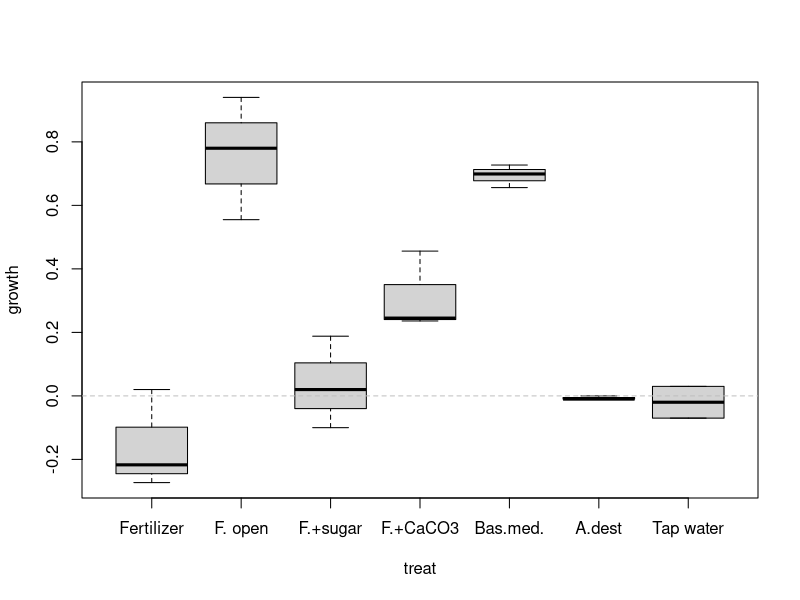
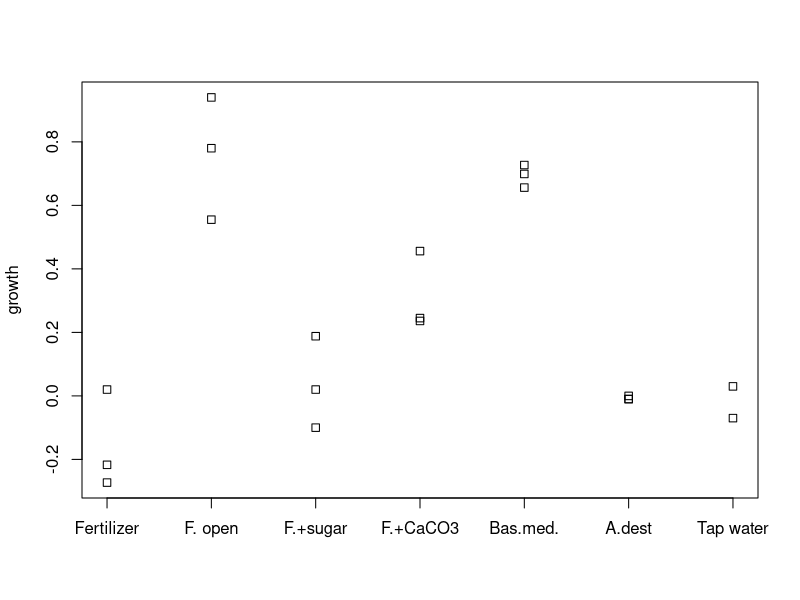
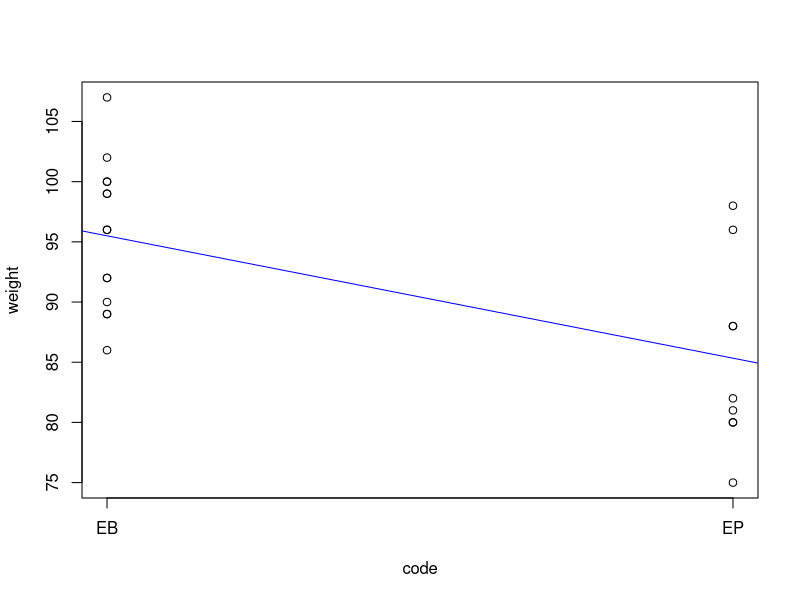
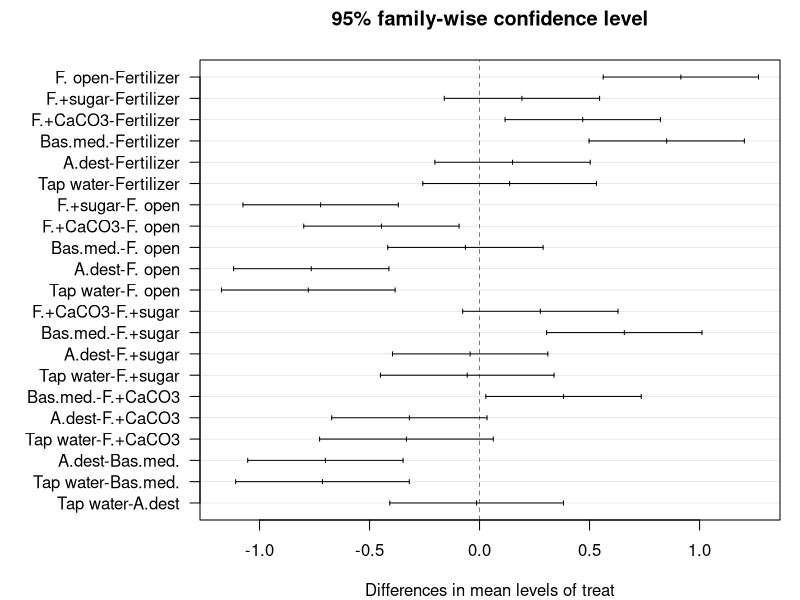
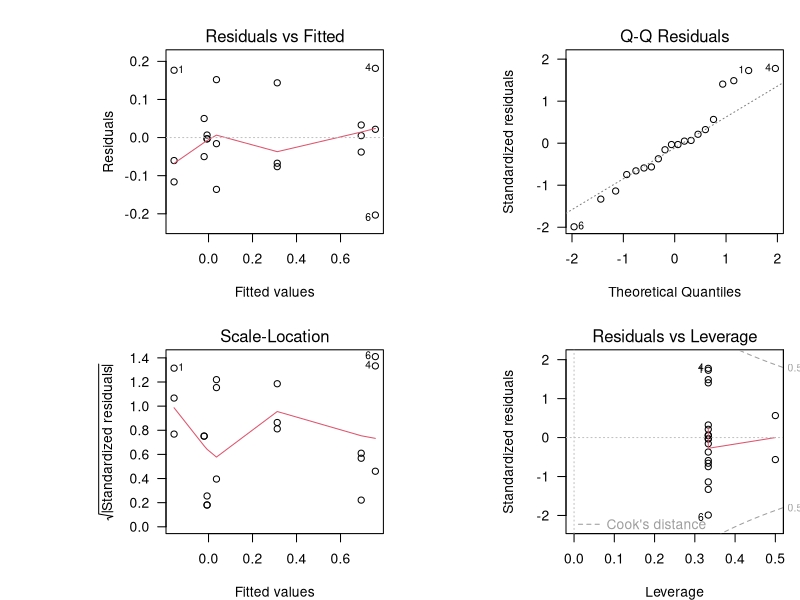
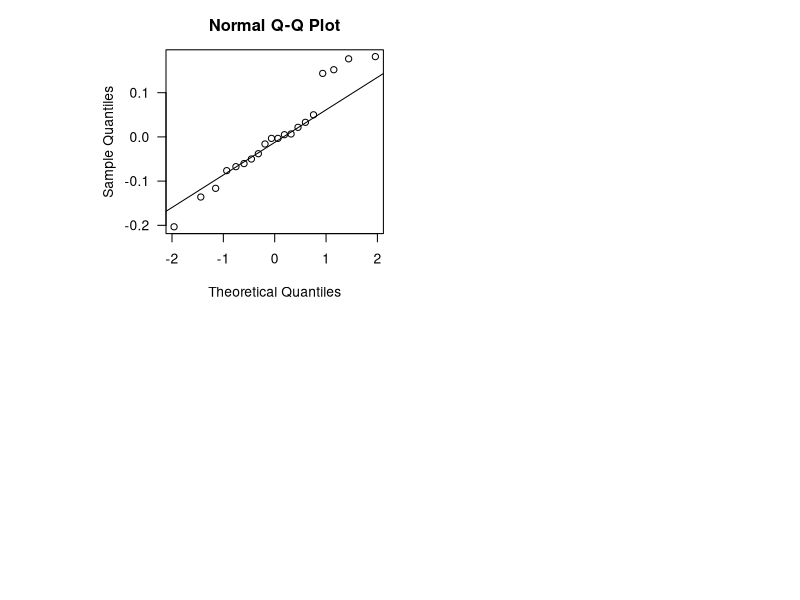
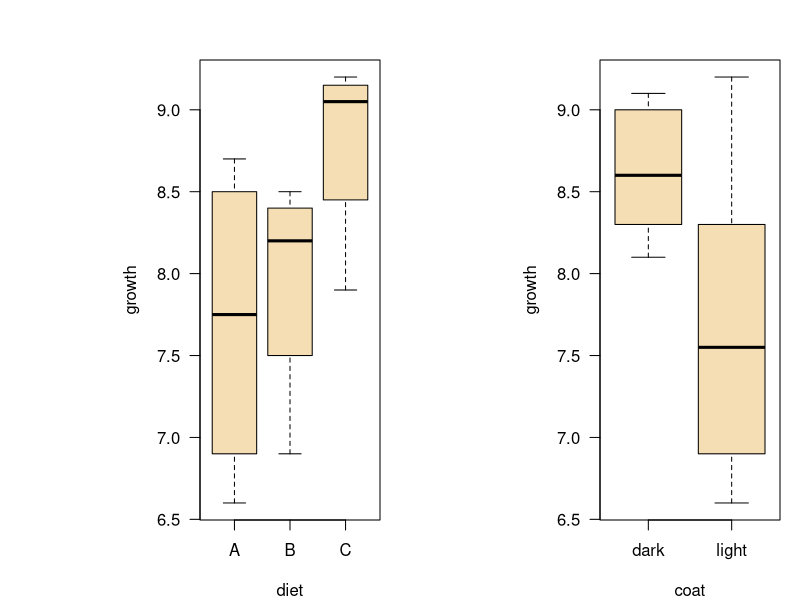
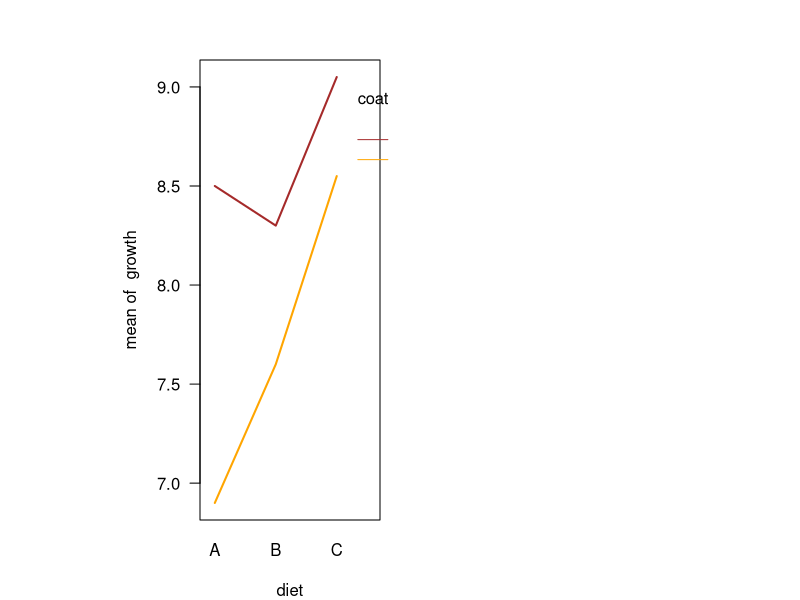

Source code (R) for these figures, in order:
## ---- chunk 1
knitr::opts_chunk$set(echo = FALSE)
library("dplyr")
library("tidyr")
library("kableExtra")
library("car")
mypar <- list(las=1, cex.lab=1.4, cex.axis=1.4, lwd=2)
## ---- chunk 2
algae <- data.frame(
  treat  = factor(c("Fertilizer", "Fertilizer", "Fertilizer", 
             "F. open", "F. open", "F. open", 
             "F.+sugar", "F.+sugar", "F.+sugar", 
             "F.+CaCO3", "F.+CaCO3", "F.+CaCO3", 
             "Bas.med.", "Bas.med.", "Bas.med.", 
             "A.dest", "A.dest", "A.dest", 
             "Tap water", "Tap water"),
             levels=c("Fertilizer", "F. open", "F.+sugar", 
                    "F.+CaCO3", "Bas.med.", "A.dest", "Tap water")),
  rep   = c(1, 2, 3, 1, 2, 3, 1, 2, 3, 1, 2, 3, 1, 2, 3, 1, 2, 3, 1, 2), 
  growth = c(0.02, -0.217, -0.273, 0.94, 0.78, 0.555, 0.188, -0.1, 0.02, 
             0.245, 0.236, 0.456, 0.699, 0.727, 0.656, -0.01, 0, -0.01, 0.03, -0.07)
)

xalgae <- 
  algae |> 
  pivot_wider(id_cols = treat, names_from = rep, values_from = growth, names_prefix = "replicate ")
## ---- chunk 3
#| label: tbl-algae-growth
#| tbl-cap: "Growth from day 2 to day 6 (relative units)"

xalgae |>
  kable('html') |> 
  kable_styling(bootstrap_options = "striped", full_width = FALSE)
## ---- chunk 4
algae |> 
  head(12) |>
  kable('html') |>
  kable_styling(bootstrap_options = c("striped"), full_width = FALSE)
## ---- chunk 5
algae <- data.frame(
  treat  = factor(c("Fertilizer", "Fertilizer", "Fertilizer", 
             "F. open", "F. open", "F. open", 
             "F.+sugar", "F.+sugar", "F.+sugar", 
             "F.+CaCO3", "F.+CaCO3", "F.+CaCO3", 
             "Bas.med.", "Bas.med.", "Bas.med.", 
             "A.dest", "A.dest", "A.dest", 
             "Tap water", "Tap water"),
             levels=c("Fertilizer", "F. open", "F.+sugar", 
                    "F.+CaCO3", "Bas.med.", "A.dest", "Tap water")),
  rep   = c(1, 2, 3, 1, 2, 3, 1, 2, 3, 1, 2, 3, 1, 2, 3, 1, 2, 3, 1, 2), 
  growth = c(0.02, -0.217, -0.273, 0.94, 0.78, 0.555, 0.188, -0.1, 0.02, 
             0.245, 0.236, 0.456, 0.699, 0.727, 0.656, -0.01, 0, -0.01, 0.03, -0.07)
)
## ---- chunk 6
boxplot(growth ~ treat, data = algae)
abline(h = 0, lty = "dashed", col = "grey")
## ---- chunk 7
stripchart(growth ~ treat, data = algae, vertical = TRUE)
## ---- chunk 8
clem <- data.frame(
  brand = c("EP", "EB", "EB", "EB", "EB", "EB", "EB", "EB", "EB", "EB", "EB", 
            "EB", "EB", "EB", "EP", "EP", "EP", "EP", "EP", "EP", "EP", "EB", "EP"),
  weight = c(88, 96, 100, 96, 90, 100, 92, 92, 102, 99, 86, 89, 99, 89, 75, 80, 
             81, 96, 82, 98, 80, 107, 88))
## ---- chunk 9
clem$code <- as.numeric(factor(clem$brand))
clem$code
## ---- chunk 10
plot(weight ~ code, data = clem, axes = FALSE)
m <- lm(weight ~ code, data = clem)
axis(1, at = c(1,2), labels = c("EB", "EP")); axis(2); box()
abline(m, col = "blue")
## ---- chunk 11
(var_tot <- var(clem$weight))
## ---- chunk 12
(var_res <- var(residuals(m)))
## ---- chunk 13
var_tot - var_res
## ---- chunk 14
anova(m)
## ---- chunk 15
t.test(weight ~ code, data = clem, var.equal=TRUE)
## ---- chunk 16
m <- lm(growth ~ treat, data = algae)
## ---- chunk 17
anova(m)
## ---- chunk 18
tk <- TukeyHSD(aov(m))
tk
## ---- chunk 19
par(las = 1)             # las = 1 make y annotation horizontal
par(mar = c(4, 10, 3, 1)) # more space at the left for axis annotation
plot(tk)
## ---- chunk 20
par(mfrow=c(2, 2))
plot(m)
## ---- chunk 21
fligner.test(growth ~ treat, 
             data = algae)
## ---- chunk 22
qqnorm(residuals(m))
qqline(residuals(m))
## ---- chunk 23
oneway.test(growth ~ treat, data = algae)
## ---- chunk 24
hams <- data.frame(No=1:12,
  growth =c(6.6, 7.2, 6.9, 8.3, 7.9, 9.2,
           8.3, 8.7, 8.1, 8.5, 9.1, 9.0),
  diet = rep(c("A", "B", "C"), each=2),
  coat = rep(c("light", "dark"), each=6)
)
## ---- chunk 25
hams <- data.frame(No = 1:12,
                   growth = c(6.6, 7.2, 6.9, 8.3, 7.9, 9.2,
                            8.3, 8.7, 8.1, 8.5, 9.1, 9.0),
                   diet = rep(c("A", "B", "C"), each=2),
                   coat = rep(c("light", "dark"), each=6)
                   )
## ---- chunk 26
hams %>% 
  kable('html') %>% 
  kable_styling(bootstrap_options = c("striped"), full_width = FALSE)
## ---- chunk 27
par(mfrow=c(1, 2))
boxplot(growth ~ diet, data = hams, col = "wheat")
boxplot(growth ~ coat, data = hams, col = "wheat")
## ---- chunk 28
m <- lm(growth ~ coat * diet, data = hams)
anova(m)
## ---- chunk 29
with(hams, interaction.plot(diet, coat, growth, 
                            col = c("brown", "orange"), lty = 1, lwd = 2))
## ---- chunk 30
par(mfrow=c(1, 2))
par(cex=1.2, las=1)
qqnorm(residuals(m))
qqline(residuals(m))

plot(residuals(m)~fitted(m))
abline(h=0)
## ---- chunk 31
fligner.test(growth ~ interaction(coat, diet), data=hams)
## ---- chunk 32
mcyst <-  data.frame(treat = factor(c(rep("Control", 5),
                                       rep("MCYST", 5),
                                       rep("Subst A", 5)),
                                levels=c("Control", "MCYST", "Subst A")),
                      mu   = c(0.086, 0.101, 0.086, 0.086, 0.099,
                               0.092, 0.088, 0.093, 0.088, 0.086,
                               0.095, 0.102, 0.106, 0.106, 0.106)
                     )
## ---- chunk 33
par(mar=c(4, 8, 2, 1), las=1)
m <- lm(mu ~ treat, data=mcyst)
anova(m)
plot(TukeyHSD(aov(m)))
## ---- chunk 34
Control <- mcyst$mu[mcyst$treat == "Control"]
MCYST   <- mcyst$mu[mcyst$treat == "MCYST"]
SubstA  <- mcyst$mu[mcyst$treat == "Subst A"]
## ---- chunk 35
p1 <- t.test(Control, MCYST)$p.value
p2 <- t.test(Control, SubstA)$p.value
p3 <- t.test(MCYST, SubstA)$p.value
## ---- chunk 36
c(p1, p2, p3)
## ---- chunk 37
p.adjust(c(p1, p2, p3))
## ---- chunk 38
## Birth Weight Data see stats/demo/lm.glm.R
dobson <- data.frame(
  week = c(40, 38, 40, 35, 36, 37, 41, 40, 37, 38, 40, 38,
	 40, 36, 40, 38, 42, 39, 40, 37, 36, 38, 39, 40),
  weight = c(2968, 2795, 3163, 2925, 2625, 2847, 3292, 3473, 2628, 3176,
	    3421, 2975, 3317, 2729, 2935, 2754, 3210, 2817, 3126, 2539,
	    2412, 2991, 2875, 3231),
  sex = gl(2, 12, labels=c("M","F"))
)
plot(weight ~ week, data=dobson, col=c("blue", "red")[as.numeric(sex)], pch=16)
fem <- lm(weight ~ week, data=dobson, subset = sex=="F")
mal <- lm(weight ~ week, data=dobson, subset = sex=="M")
abline(fem, col = "red")
abline(mal, col = "blue")
## ---- chunk 39
boxplot(weight ~ sex,data=dobson, ylab="weight")
t.test(weight ~ sex, data=dobson, var.equal=TRUE)
## ---- chunk 40
m <- lm(weight ~ week * sex, data = dobson)
anova(m)
## ---- chunk 41
plot(weight ~ week, data=dobson, col=c("blue","red")[as.numeric(sex)], pch=16)
p <- coef(m)
abline(a=p[1], b=p[2], col="red")
abline(a=p[1]+p[3], b=p[2]+p[4], col="blue")

fem <- lm(weight ~ week, data=dobson, subset = sex=="F")
mal <- lm(weight ~ week, data=dobson, subset = sex=="M")
abline(fem, col="black", lty="dashed")
abline(mal, col="black", lty="dashed")
## ---- chunk 42
plot(weight ~ week, data=dobson, col=c("blue","red")[as.numeric(sex)], pch=16)

#summary(m)
p <- coef(m)

## lines fitted by the ANCOVA
abline(a=p[1],      b=p[2],      col="red")
abline(a=p[1]+p[3], b=p[2]+p[4], col="blue")

## the result is the same as when we would fit separate linear models
fem <- lm(weight ~ week, data=dobson, subset = sex=="F")
mal <- lm(weight ~ week, data=dobson, subset = sex=="M")
abline(fem, col="black", lty="dashed")
abline(mal, col="black", lty="dashed")
## ---- chunk 43
par(mar=c(4.1, 5.1, 1.1, 1.1))
par(cex=1.2, las=1)
par(mfrow=c(1,2))
boxplot(growth~diet, data=hams, col="wheat", xlab="diet", ylab="growth")
boxplot(growth~coat, data=hams, col="wheat", xlab="coat")
## ---- chunk 44
library("car")
m <- lm(growth ~ coat * diet, data = hams)
Anova(m, type="II")
## ---- chunk 45
hams <- data.frame(No=1:12,
                   growth=c(6.6, 7.2, 6.9, 8.3, 7.9, 9.2,
                            8.3, 8.7, 8.1, 8.5, 9.1, 9.0),
                   diet= rep(c("A", "B", "C"), each=2),
                   coat= rep(c("light", "dark"), each=6)
                   )
## ---- chunk 46
m1 <- lm(growth ~ diet * coat, data=hams)
m2 <- lm(growth ~ diet + coat, data=hams)
anova(m1, m2)
## ---- chunk 47
AIC(m1, m2)
## ---- chunk 48
m1 <- lm(growth ~ diet * coat, data=hams)
opt <- step(m1)
## ---- chunk 49
summary(opt)
